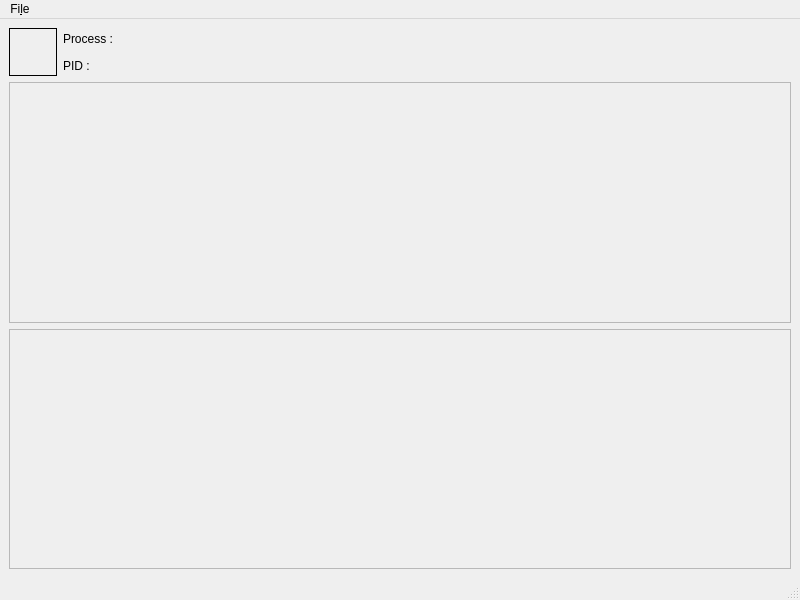
<?xml version="1.0" encoding="UTF-8"?>
<ui version="4.0">
 <class>MainWindow</class>
 <widget class="QMainWindow" name="MainWindow">
  <property name="geometry">
   <rect>
    <x>0</x>
    <y>0</y>
    <width>800</width>
    <height>600</height>
   </rect>
  </property>
  <property name="windowTitle">
   <string>MainWindow</string>
  </property>
  <widget class="QWidget" name="centralwidget">
   <layout class="QVBoxLayout" name="verticalLayout">
    <item>
     <layout class="QHBoxLayout" name="horizontalLayout_2">
      <item>
       <widget class="QLabel" name="label_icon">
        <property name="minimumSize">
         <size>
          <width>48</width>
          <height>48</height>
         </size>
        </property>
        <property name="frameShape">
         <enum>QFrame::Box</enum>
        </property>
        <property name="text">
         <string/>
        </property>
       </widget>
      </item>
      <item>
       <layout class="QHBoxLayout" name="horizontalLayout">
        <item>
         <layout class="QGridLayout" name="gridLayout">
          <item row="0" column="0" colspan="2">
           <widget class="QLabel" name="label">
            <property name="text">
             <string>Process :</string>
            </property>
           </widget>
          </item>
          <item row="0" column="2">
           <widget class="QLabel" name="label_process_name">
            <property name="text">
             <string/>
            </property>
           </widget>
          </item>
          <item row="1" column="0">
           <widget class="QLabel" name="label_2">
            <property name="text">
             <string>PID :</string>
            </property>
           </widget>
          </item>
          <item row="1" column="1" colspan="2">
           <widget class="QLabel" name="label_process_pid">
            <property name="text">
             <string/>
            </property>
           </widget>
          </item>
         </layout>
        </item>
        <item>
         <spacer name="horizontalSpacer">
          <property name="orientation">
           <enum>Qt::Horizontal</enum>
          </property>
          <property name="sizeHint" stdset="0">
           <size>
            <width>40</width>
            <height>20</height>
           </size>
          </property>
         </spacer>
        </item>
       </layout>
      </item>
     </layout>
    </item>
    <item>
     <widget class="QTableView" name="tableView_mapcategory">
      <property name="enabled">
       <bool>false</bool>
      </property>
      <property name="editTriggers">
       <set>QAbstractItemView::NoEditTriggers</set>
      </property>
      <property name="selectionBehavior">
       <enum>QAbstractItemView::SelectRows</enum>
      </property>
      <attribute name="verticalHeaderDefaultSectionSize">
       <number>20</number>
      </attribute>
     </widget>
    </item>
    <item>
     <widget class="QTreeView" name="treeView_mapdetail">
      <property name="enabled">
       <bool>false</bool>
      </property>
      <property name="editTriggers">
       <set>QAbstractItemView::NoEditTriggers</set>
      </property>
      <property name="tabKeyNavigation">
       <bool>false</bool>
      </property>
      <property name="rootIsDecorated">
       <bool>false</bool>
      </property>
     </widget>
    </item>
   </layout>
  </widget>
  <widget class="QMenuBar" name="menubar">
   <property name="geometry">
    <rect>
     <x>0</x>
     <y>0</y>
     <width>800</width>
     <height>20</height>
    </rect>
   </property>
   <widget class="QMenu" name="menuFile">
    <property name="title">
     <string>Fi&amp;le</string>
    </property>
    <addaction name="actionSelectProcess"/>
    <addaction name="separator"/>
    <addaction name="actionExit"/>
   </widget>
   <addaction name="menuFile"/>
  </widget>
  <widget class="QStatusBar" name="statusbar"/>
  <action name="actionSelectProcess">
   <property name="text">
    <string>&amp;Select Process...</string>
   </property>
   <property name="shortcut">
    <string>Ctrl+P</string>
   </property>
  </action>
  <action name="actionExit">
   <property name="text">
    <string>&amp;Exit</string>
   </property>
   <property name="shortcut">
    <string>Ctrl+Q</string>
   </property>
  </action>
 </widget>
 <resources/>
 <connections/>
</ui>
